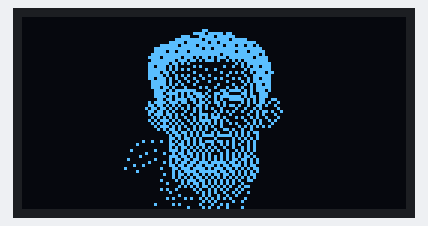
Bench run of a sketch on a simulated Arduino Uno, built with avr-gcc and run on an emulated ATmega328P. On the bench: 128×64 one-colour display.

Above: at 0.1 s.

The sketch:

oled.ino
```cpp
#include <SPI.h>
#include <Wire.h>
#include <Adafruit_GFX.h>
#include <Adafruit_SSD1306.h>

// If using software SPI (the default case):
#define OLED_MOSI   9
#define OLED_CLK   10
#define OLED_DC    11
#define OLED_CS    12
#define OLED_RESET 13
Adafruit_SSD1306 display(OLED_MOSI, OLED_CLK, OLED_DC, OLED_RESET, OLED_CS);

static const unsigned char PROGMEM logo64_bmp[] =
{
B00000000, B00000000, B00000000, B00000000, B00000000, B00000000, B00000000, B00000000,
B00000000, B00000000, B00000000, B00000000, B00000000, B00000000, B00000000, B00000000,
B00000000, B00000000, B00000000, B00000000, B00000000, B00000000, B00000000, B00000000,
B00000000, B00000000, B00000000, B00000000, B00000000, B00000000, B00000000, B00000000,
B00000000, B00000000, B00000000, B00001100, B00000000, B00000000, B00000000, B00000000,
B00000000, B00000000, B00000000, B01111011, B11101100, B00000000, B00000000, B00000000,
B00000000, B00000000, B00000111, B00011111, B01111110, B00000000, B00000000, B00000000,
B00000000, B00000000, B00011111, B11110111, B11111011, B11100000, B00000000, B00000000,
B00000000, B00000000, B01111101, B11111101, B10111111, B11111100, B00000000, B00000000,
B00000000, B00000011, B11110111, B11011111, B11101110, B11011010, B00000000, B00000000,
B00000000, B00001111, B11111111, B11110110, B11111111, B11111111, B00000000, B00000000,
B00000000, B00001111, B01101110, B11111111, B11111110, B11101111, B10000000, B00000000,
B00000000, B00011111, B11111111, B11111111, B11011111, B11111110, B10000000, B00000000,
B00000000, B00111101, B11111011, B10101101, B01110111, B11111011, B11000000, B00000000,
B00000000, B00011111, B11101110, B11010111, B01001010, B10111111, B11000000, B00000000,
B00000000, B00111111, B10110101, B00000000, B00000001, B01011111, B11100000, B00000000,
B00000000, B00110111, B01010000, B01010000, B00010010, B01010110, B11100000, B00000000,
B00000000, B00111111, B01010101, B00000100, B10000000, B00101111, B11100000, B00000000,
B00000000, B00111101, B10100000, B01000000, B00100101, B01001011, B10110000, B00000000,
B00000000, B00111110, B10010101, B00010010, B00001000, B00100111, B11100000, B00000000,
B00000000, B00110111, B01010010, B01001000, B10100010, B10010110, B11100000, B00000000,
B00000000, B00011111, B01001001, B00100010, B00001000, B01010111, B11100000, B00000000,
B00000000, B00011111, B01010100, B01000000, B01000010, B00101011, B01100000, B00000000,
B00000000, B00011101, B10100010, B00010100, B10001001, B01001011, B11100000, B00000000,
B00000000, B00001111, B01011111, B11000010, B00110111, B10101011, B10100000, B00000000,
B00000000, B00001110, B11110101, B01110100, B11011000, B01101001, B11000000, B00000000,
B00000000, B00001111, B01010101, B10111010, B10111111, B10101101, B11000000, B00000000,
B00000000, B00000110, B11011110, B11010100, B10100111, B11010101, B10011000, B00000000,
B00000000, B00101111, B01110110, B01011010, B11010000, B01010101, B10100100, B00000000,
B00000000, B00110110, B10101001, B00110100, B01010110, B10010011, B01001000, B00000000,
B00000000, B01011011, B01010101, B01010101, B00100001, B00100101, B00000100, B00000000,
B00000000, B00110110, B10100010, B01010000, B10101010, B01001010, B11010010, B00000000,
B00000000, B00101110, B11010100, B10011101, B01000100, B00010010, B10001000, B00000000,
B00000000, B00010101, B01010010, B01010101, B11010001, B01001010, B01000100, B00000000,
B00000000, B00101011, B10101001, B01011110, B10101000, B00100101, B00101000, B00000000,
B00000000, B00010101, B01010100, B10101010, B10100101, B00010101, B00010000, B00000000,
B00000000, B00001011, B10101010, B01010101, B00100000, B10101010, B10100000, B00000000,
B00000000, B00000101, B01101001, B01010100, B10011010, B01001000, B00000000, B00000000,
B00000000, B00000000, B10110110, B10101001, B01000101, B01010110, B00000000, B00000000,
B00000000, B00000000, B01011010, B10101111, B01111101, B01010010, B00000000, B00000000,
B00000000, B00000000, B01101011, B01010000, B10000010, B10101010, B00000000, B00000000,
B00000000, B10010010, B01010101, B01010111, B01101010, B01010100, B00000000, B00000000,
B00000010, B00000000, B01101101, B01011001, B00101010, B10010100, B00000000, B00000000,
B00000000, B00000000, B01010110, B10101010, B10010010, B01010100, B00000000, B00000000,
B00001000, B00001000, B01110101, B01010101, B01001001, B01010100, B00000000, B00000000,
B00000000, B01000001, B00101101, B10101010, B00101010, B10101000, B00000000, B00000000,
B00000001, B00000000, B01110110, B10101010, B10101010, B10110100, B00000000, B00000000,
B00010000, B00001000, B01011011, B01101010, B10101011, B01101010, B00000000, B00000000,
B00000000, B00100001, B01010110, B11011101, B11110110, B10101010, B00000000, B00000000,
B00000100, B10000000, B01101101, B10110111, B01011011, B10101100, B00000000, B00000000,
B00100000, B00000010, B00110111, B01111010, B11101101, B01010110, B00000000, B00000000,
B00000010, B00000000, B00101011, B11011111, B10110110, B10101010, B00000000, B00000000,
B00000000, B00000001, B00101101, B01101010, B11011010, B10101100, B00000000, B00000000,
B00000000, B00000000, B00101010, B10110101, B01010101, B01010100, B00000000, B00000000,
B00000000, B00000010, B00010101, B11011010, B10101010, B10011000, B00000000, B00000000,
B00000000, B00000000, B10000101, B01101010, B10101010, B01000000, B00000000, B00000000,
B00000000, B00000000, B00001010, B10101101, B01010100, B10110000, B00000000, B00000000,
B00000000, B00000010, B10010000, B01010010, B10101001, B01000000, B00000000, B00000000,
B00000000, B00000000, B01000000, B00101010, B10010010, B10010000, B00000000, B00000000,
B00000000, B00000000, B00001000, B00001010, B01001001, B00000000, B00000000, B00000000,
B00000000, B00000000, B10100010, B10010101, B01010100, B00100000, B00000000, B00000000,
B00000000, B00000000, B00000000, B00001010, B10000010, B01000000, B00000000, B00000000,
B00000000, B00001000, B00101000, B00010001, B00101000, B00000000, B00000000, B00000000,
B00000000, B00000000, B00000001, B00001010, B01001000, B01000000, B00000000, B00000000
};

void setup()   {
  Serial.begin(9600);

  // by default, we'll generate the high voltage from the 3.3v line internally! (neat!)
  display.begin(SSD1306_SWITCHCAPVCC);
  // init done

  // miniature bitmap display
  display.clearDisplay();
  display.drawBitmap(32, 0,  logo64_bmp, 64, 64, 1);
  display.display();
}


void loop() {
  //display.startscrollright(0x00, 0x0F);
  //delay(4000);
  //display.stopscroll();

  //display.startscrollleft(0x00, 0x0F);
  //delay(4000);
  //display.stopscroll();
}
```
